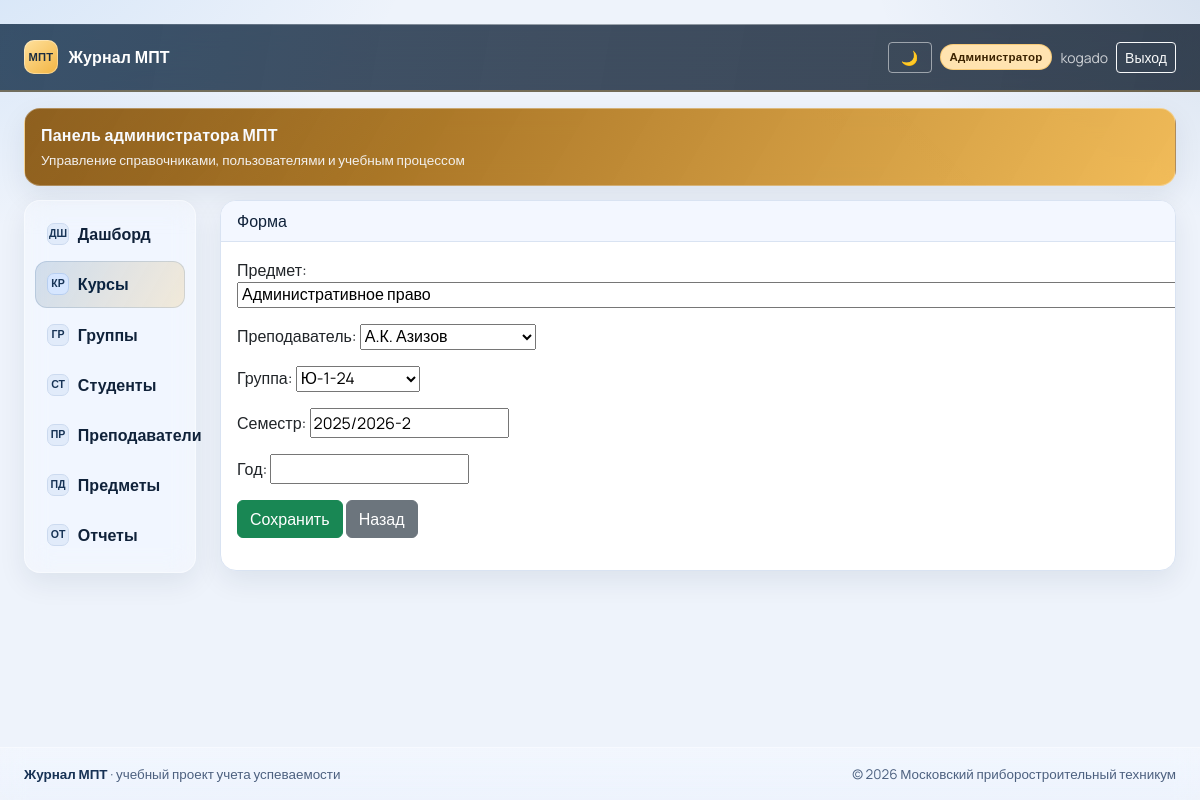
Page /courses/1632/edit/ (signed in) on the committed database.
### grading/models.py (models this page shows, shortened)
class Course(models.Model):
    subject = models.ForeignKey(
        'core.Subject',
        on_delete=models.CASCADE,
        related_name='courses',
        verbose_name='Предмет',
    )
    teacher = models.ForeignKey(
        'users.Teacher',
        on_delete=models.CASCADE,
        related_name='courses',
        verbose_name='Преподаватель',
    )
    group = models.ForeignKey(
        'core.Group',
        on_delete=models.CASCADE,
        related_name='courses',
        verbose_name='Группа',
    )
    semester = models.CharField('Семестр', max_length=20)
    year = models.PositiveIntegerField('Год', null=True, blank=True)
    students = models.ManyToManyField('users.Student', through='StudentCourse', related_name='courses')
    source = models.CharField('Источник', max_length=50, default='mpt.ru', db_index=True)
    external_id = models.CharField('Внешний ID', max_length=255, null=True, blank=True, db_index=True)
    is_active = models.BooleanField('Активен', default=True)
    class Meta:
        verbose_name = 'Курс'
        verbose_name_plural = 'Курсы'
        ordering = ['-year', 'semester']
        constraints = [
            models.UniqueConstraint(
                fields=['subject', 'teacher', 'group', 'semester'],
                name='uniq_course_subject_teacher_group_semester',
            ),
            models.UniqueConstraint(fields=['source', 'external_id'], name='uniq_course_source_external_id'),
        ]

### grading/views.py (the view)
# urls.py: path('courses/<int:pk>/edit/', views.CourseUpdateView.as_view(), name='course_edit'),
class CourseUpdateView(AdminRequiredMixin, UpdateView):
    model = Course
    form_class = CourseForm
    template_name = 'core/form.html'
    success_url = reverse_lazy('course_list')

### core/context_processors.py (called while the page is built, shortened)
def role_flags(request):
    user = request.user
    is_admin = user.is_superuser or user.groups.filter(name='Admin').exists()
    is_teacher = user.groups.filter(name='Teacher').exists()
    is_student = user.groups.filter(name='Student').exists()
    student_profile_id = None
    if is_student:
        try:
            student_profile_id = user.student_profile.id
        except Exception:
            student_profile_id = None
    display_name = user.get_full_name().strip() or user.username
    return {
        'is_admin': is_admin,
        'is_teacher': is_teacher,
        'is_student': is_student,
        'is_student_only': is_student and not is_teacher and not is_admin,
        'student_profile_id': student_profile_id,
        'display_name': display_name,
    }

### core/models.py (called while the page is built)
    def __str__(self):
        return self.name

    def __str__(self):
        return self.name

### core/permissions.py (called while the page is built)
    def test_func(self):
        return self.request.user.is_superuser or self.request.user.groups.filter(name='Admin').exists()

### users/models.py (called while the page is built)
    def __str__(self):
        return self.user.get_full_name() or self.user.username

### core/templates/core/form.html (shortened to what this page needs)
﻿{% extends 'base.html' %}
{% block content %}
<div class="card">
  <div class="card-header">Форма</div>
  <div class="card-body">
    <form method="post">
      {{ form.as_p }}
      <button class="btn btn-success" type="submit">Сохранить</button>
      <a class="btn btn-secondary" href="javascript:history.back()">Назад</a>
    </form>
  </div>
</div>
{% endblock %}

### templates/base.html (shortened to what this page needs)
<!doctype html>
<html lang="ru">
<head>
  <link href="https://cdn.jsdelivr.net/npm/bootstrap@5.3.3/dist/css/bootstrap.min.css" rel="stylesheet">
  <link href="https://cdn.jsdelivr.net/npm/tom-select@2.3.1/dist/css/tom-select.bootstrap5.min.css" rel="stylesheet">
</head>
<body>
<nav class="navbar navbar-expand-lg navbar-dark topbar">
  <div class="container-fluid px-3 px-md-4 py-2">
    <a class="brand" href="{% url 'dashboard' %}">
      <span class="brand-mark">МПТ</span>
      <span>Журнал МПТ</span>
    </a>
    <div class="ms-auto d-flex align-items-center gap-2 text-white">
      <button id="themeToggle" type="button" class="btn btn-sm btn-outline-light theme-toggle" title="Сменить тему">🌙</button>
      {% if user.is_authenticated %}
      {% if is_admin %}
      <span class="role-badge role-admin">Администратор</span>
      {% elif is_teacher %}
      <span class="role-badge role-teacher">Преподаватель</span>
      {% elif is_student %}
      <span class="role-badge role-student">Студент</span>
      {% endif %}
      <span class="small opacity-75">{{ display_name }}</span>
      <form method="post" action="{% url 'logout' %}" class="m-0">
        <button type="submit" class="btn btn-sm btn-outline-light">Выход</button>
      </form>
      {% endif %}
    </div>
  </div>
</nav>
<div class="container-fluid shell px-3 px-md-4 app-shell">
  {% if user.is_authenticated and is_admin %}
  <section class="mpt-banner banner-admin">
    <p class="mpt-banner-title">Панель администратора МПТ</p>
    <p class="mpt-banner-subtitle">Управление справочниками, пользователями и учебным процессом</p>
  </section>
  {% elif user.is_authenticated and is_teacher %}
  <section class="mpt-banner banner-teacher">
    <p class="mpt-banner-title">Рабочее место преподавателя</p>
    <p class="mpt-banner-subtitle">Курсы, журнал, посещаемость и отчеты по группам</p>
  </section>
  {% elif user.is_authenticated and is_student %}
  <section class="mpt-banner banner-student">
    <p class="mpt-banner-title">Личный кабинет студента</p>
    <p class="mpt-banner-subtitle">Предметы, оценки, посещаемость и персональный журнал</p>
  </section>
  {% else %}
  <section class="mpt-banner banner-teacher">
    <p class="mpt-banner-title">Московский приборостроительный техникум</p>
    <p class="mpt-banner-subtitle">Единая система контроля успеваемости, посещаемости и отчетности</p>
  </section>
  {% endif %}
  <div class="row g-3 g-lg-4">
    {% if user.is_authenticated %}
    <aside class="col-12 col-lg-3 col-xl-2">
      <div class="sidebar">
        {% if is_student_only %}
          {% if student_profile_id %}
            <a class="nav-linkx {% if '/students/' in request.path %}active{% endif %}" href="{% url 'student_detail' student_profile_id %}">
              <span class="nav-ico">ПС</span>
              <span>Профиль студента</span>
            </a>
          {% endif %}
        {% else %}
        <a class="nav-linkx {% if request.path == '/' %}active{% endif %}" href="{% url 'dashboard' %}">
          <span class="nav-ico">ДШ</span>
          <span>Дашборд</span>
        </a>
        <a class="nav-linkx {% if '/courses/' in request.path %}active{% endif %}" href="{% url 'course_list' %}">
          <span class="nav-ico">КР</span>
          <span>Курсы</span>
        </a>
          {% if is_admin %}
          <a class="nav-linkx {% if '/groups/' in request.path %}active{% endif %}" href="{% url 'group_list' %}">
            <span class="nav-ico">ГР</span>
            <span>Группы</span>
          </a>
          <a class="nav-linkx {% if '/students/' in request.path %}active{% endif %}" href="{% url 'student_list' %}">
            <span class="nav-ico">СТ</span>
            <span>Студенты</span>
          </a>
          <a class="nav-linkx {% if '/teachers/' in request.path %}active{% endif %}" href="{% url 'teacher_list' %}">
            <span class="nav-ico">ПР</span>
            <span>Преподаватели</span>
          </a>
          <a class="nav-linkx {% if '/subjects/' in request.path %}active{% endif %}" href="{% url 'subject_list' %}">
            <span class="nav-ico">ПД</span>
            <span>Предметы</span>
          </a>
          {% endif %}
          {% if is_admin or is_teacher %}
          <a class="nav-linkx {% if '/reports' in request.path %}active{% endif %}" href="{% url 'reports_index' %}">
            <span class="nav-ico">ОТ</span>
            <span>Отчеты</span>
          </a>
          {% endif %}
        {% endif %}
      </div>
    </aside>
    {% endif %}
    <main class="{% if user.is_authenticated %}col-12 col-lg-9 col-xl-10{% else %}col-12 d-flex justify-content-center{% endif %}">
      {% block content %}{% endblock %}
    </main>
  </div>
</div>
<footer class="mpt-footer">
  <div class="container-fluid px-3 px-md-4">
    <div class="mpt-footer-inner">
      <div><strong>Журнал МПТ</strong> · учебный проект учета успеваемости</div>
      <div class="text-end">© 2026 Московский приборостроительный техникум</div>
    </div>
  </div>
</footer>
</body>
</html>

### rows in the picture
Course: subject "Административное право", teacher "А.К. Азизов", group "Ю-1-24", semester "2025/2026-2"

### other values in the picture
{{ display_name }} "kogado"
